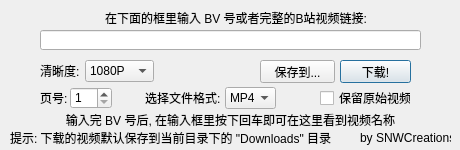
<?xml version="1.0" encoding="UTF-8"?>
<ui version="4.0">
 <class>MainWindow</class>
 <widget class="QMainWindow" name="MainWindow">
  <property name="enabled">
   <bool>true</bool>
  </property>
  <property name="geometry">
   <rect>
    <x>0</x>
    <y>0</y>
    <width>460</width>
    <height>150</height>
   </rect>
  </property>
  <property name="windowTitle">
   <string>Bilibili Downloader</string>
  </property>
  <property name="windowIcon">
   <iconset resource="icon.qrc">
    <normaloff>:/icon/icon.ico</normaloff>:/icon/icon.ico</iconset>
  </property>
  <widget class="QWidget" name="centralwidget">
   <widget class="QPushButton" name="download">
    <property name="enabled">
     <bool>true</bool>
    </property>
    <property name="geometry">
     <rect>
      <x>340</x>
      <y>60</y>
      <width>71</width>
      <height>23</height>
     </rect>
    </property>
    <property name="text">
     <string>下载!</string>
    </property>
    <property name="checkable">
     <bool>false</bool>
    </property>
    <property name="autoDefault">
     <bool>false</bool>
    </property>
    <property name="default">
     <bool>true</bool>
    </property>
   </widget>
   <widget class="QLineEdit" name="lineEdit">
    <property name="geometry">
     <rect>
      <x>40</x>
      <y>30</y>
      <width>381</width>
      <height>20</height>
     </rect>
    </property>
   </widget>
   <widget class="QLabel" name="label">
    <property name="geometry">
     <rect>
      <x>105</x>
      <y>10</y>
      <width>271</width>
      <height>16</height>
     </rect>
    </property>
    <property name="text">
     <string>在下面的框里输入 BV 号或者完整的B站视频链接:</string>
    </property>
   </widget>
   <widget class="QLabel" name="label_2">
    <property name="geometry">
     <rect>
      <x>40</x>
      <y>63</y>
      <width>61</width>
      <height>16</height>
     </rect>
    </property>
    <property name="text">
     <string>清晰度:</string>
    </property>
   </widget>
   <widget class="QComboBox" name="quality">
    <property name="geometry">
     <rect>
      <x>85</x>
      <y>60</y>
      <width>69</width>
      <height>22</height>
     </rect>
    </property>
    <item>
     <property name="text">
      <string>1080P</string>
     </property>
    </item>
    <item>
     <property name="text">
      <string>720P</string>
     </property>
    </item>
    <item>
     <property name="text">
      <string>480P</string>
     </property>
    </item>
    <item>
     <property name="text">
      <string>360P</string>
     </property>
    </item>
   </widget>
   <widget class="QPushButton" name="saveAtButton">
    <property name="geometry">
     <rect>
      <x>260</x>
      <y>60</y>
      <width>75</width>
      <height>23</height>
     </rect>
    </property>
    <property name="text">
     <string>保存到...</string>
    </property>
   </widget>
   <widget class="QLabel" name="label_3">
    <property name="geometry">
     <rect>
      <x>10</x>
      <y>130</y>
      <width>331</width>
      <height>16</height>
     </rect>
    </property>
    <property name="text">
     <string>提示: 下载的视频默认保存到当前目录下的 &quot;Downloads&quot; 目录</string>
    </property>
   </widget>
   <widget class="QLabel" name="label_4">
    <property name="geometry">
     <rect>
      <x>360</x>
      <y>130</y>
      <width>91</width>
      <height>16</height>
     </rect>
    </property>
    <property name="text">
     <string>by SNWCreations</string>
    </property>
   </widget>
   <widget class="QLabel" name="label_6">
    <property name="geometry">
     <rect>
      <x>40</x>
      <y>90</y>
      <width>31</width>
      <height>16</height>
     </rect>
    </property>
    <property name="text">
     <string>页号:</string>
    </property>
   </widget>
   <widget class="QLabel" name="videoName">
    <property name="geometry">
     <rect>
      <x>10</x>
      <y>110</y>
      <width>441</width>
      <height>20</height>
     </rect>
    </property>
    <property name="text">
     <string>输入完 BV 号后, 在输入框里按下回车即可在这里看到视频名称</string>
    </property>
    <property name="alignment">
     <set>Qt::AlignCenter</set>
    </property>
   </widget>
   <widget class="QSpinBox" name="videoPage">
    <property name="geometry">
     <rect>
      <x>70</x>
      <y>87</y>
      <width>42</width>
      <height>22</height>
     </rect>
    </property>
    <property name="minimum">
     <number>1</number>
    </property>
    <property name="maximum">
     <number>999999999</number>
    </property>
   </widget>
   <widget class="QCheckBox" name="saveOriginalVideo">
    <property name="geometry">
     <rect>
      <x>320</x>
      <y>90</y>
      <width>91</width>
      <height>16</height>
     </rect>
    </property>
    <property name="text">
     <string>保留原始视频</string>
    </property>
   </widget>
   <widget class="QComboBox" name="videoFormatType">
    <property name="geometry">
     <rect>
      <x>225</x>
      <y>87</y>
      <width>51</width>
      <height>22</height>
     </rect>
    </property>
    <item>
     <property name="text">
      <string>MP4</string>
     </property>
    </item>
    <item>
     <property name="text">
      <string>MP3</string>
     </property>
    </item>
    <item>
     <property name="text">
      <string>FLV</string>
     </property>
    </item>
   </widget>
   <widget class="QLabel" name="label_5">
    <property name="geometry">
     <rect>
      <x>145</x>
      <y>90</y>
      <width>81</width>
      <height>16</height>
     </rect>
    </property>
    <property name="text">
     <string>选择文件格式:</string>
    </property>
   </widget>
  </widget>
 </widget>
 <resources>
  <include location="icon.qrc"/>
 </resources>
 <connections/>
</ui>
